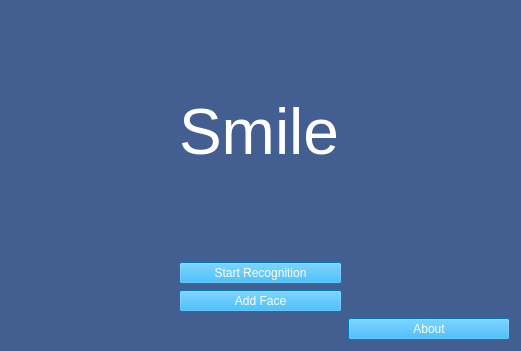
<?xml version="1.0" encoding="UTF-8"?>
<ui version="4.0">
 <class>mainPage</class>
 <widget class="QWidget" name="mainPage">
  <property name="geometry">
   <rect>
    <x>0</x>
    <y>0</y>
    <width>521</width>
    <height>351</height>
   </rect>
  </property>
  <property name="windowTitle">
   <string>MainPage</string>
  </property>
  <property name="autoFillBackground">
   <bool>false</bool>
  </property>
  <property name="styleSheet">
   <string notr="true">background-color: rgb(67, 94, 144);</string>
  </property>
  <layout class="QGridLayout" name="gridLayout">
   <item row="0" column="2">
    <layout class="QHBoxLayout" name="horizontalLayout">
     <item>
      <widget class="QLabel" name="label">
       <property name="text">
        <string>&lt;html&gt;&lt;head/&gt;&lt;body&gt;&lt;p&gt;&lt;span style=&quot; font-size:48pt; color:#ffffff;&quot;&gt;Smile&lt;/span&gt;&lt;/p&gt;&lt;/body&gt;&lt;/html&gt;</string>
       </property>
      </widget>
     </item>
    </layout>
   </item>
   <item row="0" column="1">
    <layout class="QFormLayout" name="formLayout"/>
   </item>
   <item row="0" column="3">
    <layout class="QFormLayout" name="formLayout_2"/>
   </item>
   <item row="1" column="2">
    <layout class="QVBoxLayout" name="verticalLayout">
     <item>
      <widget class="QPushButton" name="startRecBtn">
       <property name="styleSheet">
        <string notr="true">color: rgb(255, 255, 255);
background-color: rgb(0, 170, 255);</string>
       </property>
       <property name="text">
        <string>Start Recognition</string>
       </property>
      </widget>
     </item>
     <item>
      <widget class="QPushButton" name="addFaceBtn">
       <property name="styleSheet">
        <string notr="true">color: rgb(255, 255, 255);
background-color: rgb(0, 170, 255);</string>
       </property>
       <property name="text">
        <string>Add Face</string>
       </property>
      </widget>
     </item>
    </layout>
   </item>
   <item row="2" column="3">
    <widget class="QPushButton" name="aboutBtn">
     <property name="styleSheet">
      <string notr="true">color: rgb(255, 255, 255);
background-color: rgb(0, 170, 255);</string>
     </property>
     <property name="text">
      <string>About</string>
     </property>
    </widget>
   </item>
   <item row="1" column="1">
    <widget class="QLabel" name="label_2">
     <property name="text">
      <string>&lt;html&gt;&lt;head/&gt;&lt;body&gt;&lt;p&gt;&lt;br/&gt;&lt;/p&gt;&lt;/body&gt;&lt;/html&gt;</string>
     </property>
    </widget>
   </item>
   <item row="1" column="3">
    <widget class="QLabel" name="label_3">
     <property name="text">
      <string>&lt;html&gt;&lt;head/&gt;&lt;body&gt;&lt;p&gt;&lt;br/&gt;&lt;/p&gt;&lt;/body&gt;&lt;/html&gt;</string>
     </property>
    </widget>
   </item>
  </layout>
 </widget>
 <resources/>
 <connections/>
</ui>
